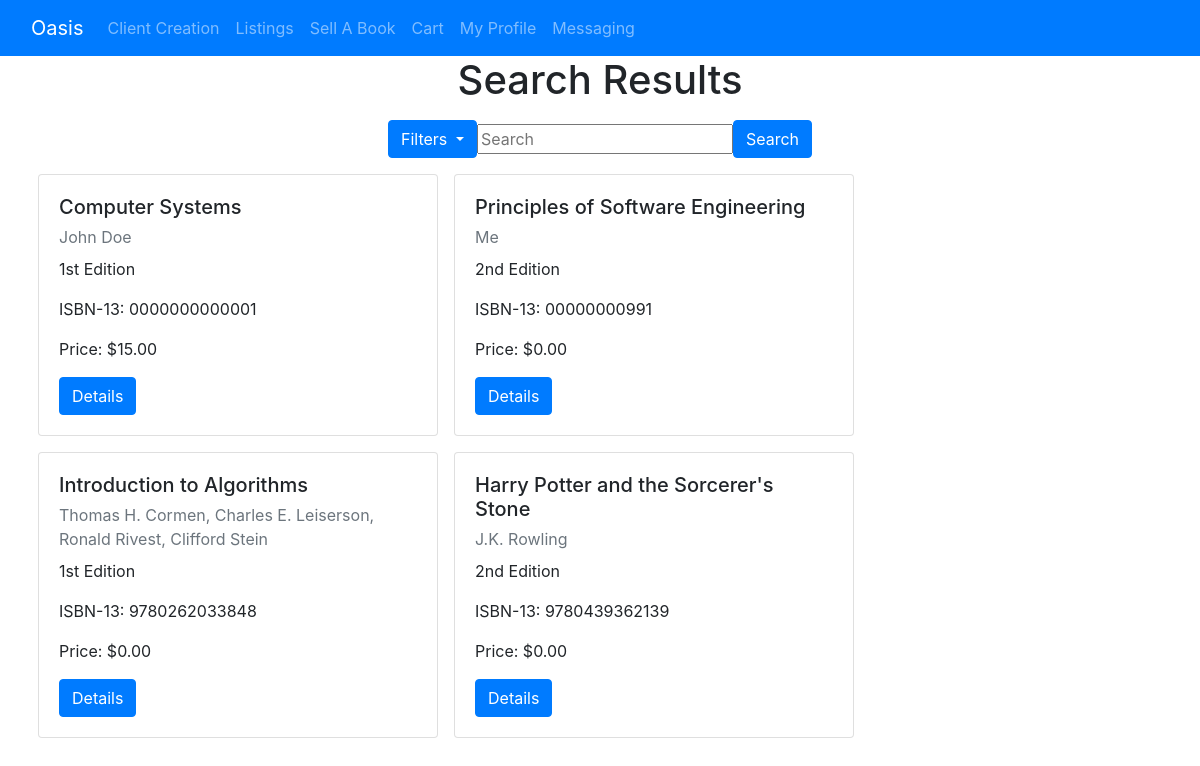
Before: /pages/listings/ with the older database file.
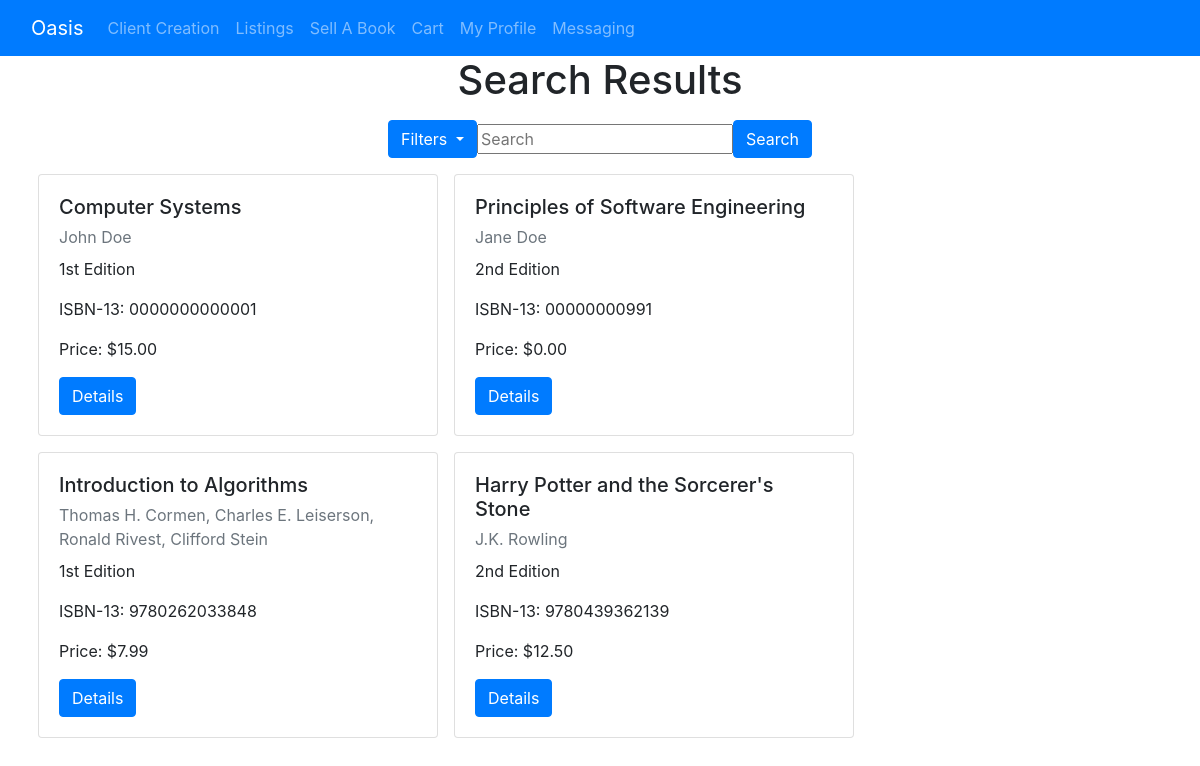
After: the same page with the newer database file.
### pages/models.py (models this page shows, shortened)
class Listing(models.Model):
    id = models.UUIDField(primary_key=True, default=uuid.uuid4, help_text='unique id for this listing')
    book = models.ForeignKey('Book', on_delete=models.RESTRICT, null=True)
    date_added = models.DateTimeField(auto_now_add=True)
    user = models.ForeignKey(User,
                        default = 1,
                        null = True,
                        on_delete = models.SET_NULL
                        )
    price= models.DecimalField(max_digits=10, decimal_places=2)
    condition = models.CharField(
        max_length=1,
        choices=CONDITION,
        blank=True,
        default=1,
        help_text='Book condition',
    )
    class Meta:
        ordering = ['-date_added']
    def get_absolute_url(self):
        return reverse('listings-detail', args=[str(self.id)])

class Book(models.Model):
    title = models.CharField(max_length=200)
    author = models.CharField(max_length=100)
    isbn = models.CharField('ISBN', max_length=13, unique=True, help_text='13 Character <a href="https://www.isbn-international.org/content/what-isbn">ISBN number</a>')
    edition = models.CharField(max_length=5) #length here assumes no more than 999th edition -- seems like a reasonable assumption
    pub_year = models.SmallIntegerField()

### pages/views.py (the view)
# urls.py: path('listings/', views.ListingView.as_view(), name='listings'),
class ListingView(generic.ListView):
    model = Listing
    context_object_name = 'listing_view'
    queryset = Listing.objects.all()
    template_name = 'listings_view.html'  # Specify your own template name/location
    def get_queryset(self, *args, **kwargs):
        val = self.request.GET.get("q")
        if val:
            queryset = Listing.objects.filter(
                Q(book__title__icontains=val) |
                Q(book__author__icontains=val) |
                Q(book__isbn__icontains=val)
                ).distinct()
        else:
            queryset = Listing.objects.all()
        return queryset

### cart/context_processors.py (called while the page is built)
def cart(request):
     return {'cart': Cart(request)}

### pages/templates/listings_view.html (shortened to what this page needs)
{% extends "base.html" %}
{% block content %}
<div class="text-center">
  <h1>Search Results</h1>
</div>
<div class="row">
  <div class="col-12 py-2 mx-auto">
    <form class="form-inline justify-content-center">
      <div class="dropdown">
        <button class="btn btn-primary dropdown-toggle" type="button" id="dropdownMenuButton" data-toggle="dropdown" aria-haspopup="true" aria-expanded="false">
          Filters
        </button>
      </div>
      <form name="search" method="GET" action="{% url 'listings' %}">
        <input type="text" name="q" placeholder="Search"/>
        <button class="btn btn-primary " type="submit">Search</button>
      </form>
    </form>
  </div>
</div>
{% if object_list %}
<div class="col-12">
  <div class="row d-flex flex-wrap mx-auto">
    {% for object in object_list %}
    <div class="card rounded m-2" style="width: 25rem;">
      <div class="card-body">
        <h5 class="card-title"> {{ object.book.title }}</h5>
        <p class="card-subtitle mb-2 text-muted"> {{ object.book.author }}</p>
        <p class="card-text">{{ object.book.edition }} Edition</p>
        <p class="card-text">ISBN-13: {{ object.book.isbn }}</p>
        <p class="card-text">Price: ${{ object.price}}</p>
        <a href="{{ object.get_absolute_url }}" class="btn btn-primary">Details</a>
      </div>
    </div>
    {% endfor %}
  </div>
</div>
  {% else %}
  <p>There are no current listings.</p>
  {% endif %}
  {% endblock %}

### pages/templates/base.html (shortened to what this page needs)
<!DOCTYPE html>
<html lang="en">
<head>
  <link rel="stylesheet" href="https://cdn.jsdelivr.net/npm/bootstrap@4.5.3/dist/css/bootstrap.min.css">
</head>
<body>
  {% block sidebar %}
  <nav class="navbar navbar-expand-lg navbar-dark bg-primary sticky-top">
    <div class="container-fluid">
      <a class="navbar-brand" href="{% url 'index' %}">Oasis</a>
      <div class="collapse navbar-collapse" id="navbarNav">
        <ul class="navbar-nav">
          <li class="nav-item">
            <a class="nav-link" href="{% url 'clientcreation' %}">Client Creation</a>
          </li>
          <li class="nav-item">
            <a class="nav-link" href="{% url 'listings' %}">Listings</a>
          </li>
          <li class="nav-item">
            <a class="nav-link" href="{% url 'sellerlisting' %}">Sell A Book</a>
          </li>
          <li class="nav-item">
            <a class="nav-link" href="{% url 'cart:cartdetail' %}">Cart</a>
          </li>
		  <li class="nav-item">
			<a class="nav-link" href="{% url 'profile' %}">My Profile</a>
		  </li>
          <li class="nav-item">
            <a class="nav-link" href="{% url 'messaging' %}">Messaging</a>
          </li>
        </ul>
      </div>
    </div>
  </nav>
  {% endblock %}
  <div class="col-sm-12">{% block content %}{% endblock %}</div>
</body>
</html>

Changed rows visible on the page:
changed through a linked row, Listing "Principles of Software Engineering": book.author "Me" → "Jane Doe"
changed Listing "Introduction to Algorithms": price "0.00" → "7.99"
changed Listing "Harry Potter and the Sorcerer's Stone": price "0.00" → "12.50"
